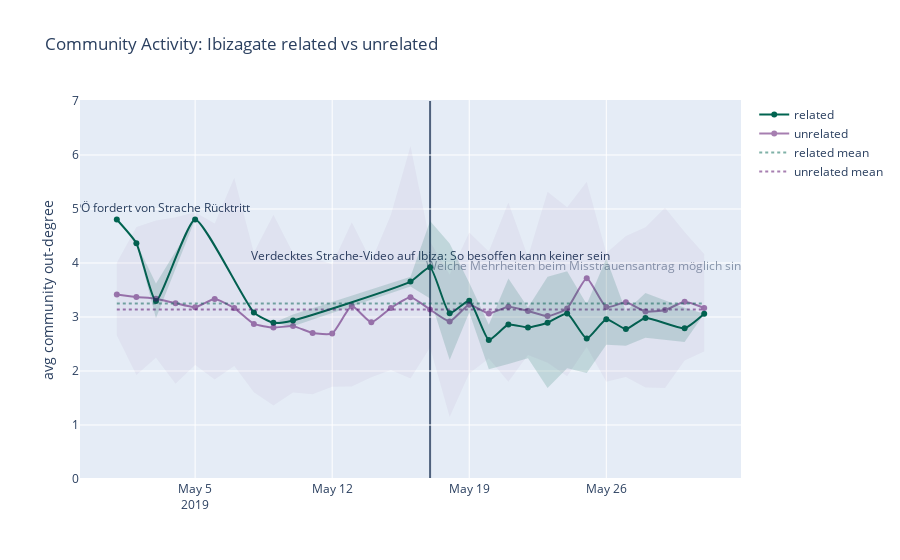

Notebook code for this chart:
### Code cell
# visualize
x = list(grouped_viz_df.index)
y = list(grouped_viz_df['mean'])
ix = list(grouped_irr_df.index)
iy = list(grouped_irr_df['mean'])

y_lower = list(grouped_viz_df['min'])
y_upper = list(grouped_viz_df['max'])
iy_lower = list(grouped_irr_df['min'])
iy_upper = list(grouped_irr_df['max'])


fig = go.Figure([
    # means
    go.Scatter(
        x=x,
        y=y,
        line=dict(color='rgb(0,100,80)', shape='spline', smoothing=0.5),
        mode='lines+markers+text',
        name='related',
        text=rel_titles
    ),
    go.Scatter(
        x=ix,
        y=iy,
        line=dict(color='rgb(80,0,100)', shape='spline', smoothing=0.5),
        mode='lines+markers+text',
        name='unrelated',
        opacity=0.5,
        text=irr_titles
    ),
    
    # means
    go.Scatter(
        x=x,
        y=[np.mean(y)] * len(x),
        line=dict(color='rgb(0,100,80)', dash='dot'),
        mode='lines',
        name='related mean',
        opacity=0.5,
    ),
    go.Scatter(
        x=x,
        y=[np.mean(iy)] * len(x),
        line=dict(color='rgb(80,0,100)', dash='dot'),
        mode='lines',
        name='unrelated mean',
        opacity=0.5
    ),
    
    # min/max bands
    go.Scatter(
        x=x+x[::-1], # x, then x reversed
        y=y_upper+y_lower[::-1], # upper, then lower reversed
        fill='toself',
        fillcolor='rgba(0,100,80,0.2)',
        line=dict(color='rgba(255,255,255,0)'),
        hoverinfo='skip',
        showlegend=False,
        opacity=0.8
    ),
    go.Scatter(
        x=ix+ix[::-1], # x, then x reversed
        y=iy_upper+iy_lower[::-1], # upper, then lower reversed
        fill='toself',
        fillcolor='rgba(80,0,100,0.2)',
        line=dict(color='rgba(255,255,255,0)'),
        hoverinfo='skip',
        showlegend=False,
        opacity=0.2
    )
])

fig.update_layout(
    yaxis_title='avg community out-degree',
    title='Community Activity: Ibizagate related vs unrelated',
)

fig.add_shape(
    x0="2019-05-17", x1="2019-05-17", y0=0, y1=7,
    fillcolor="LightSalmon", 
    opacity=0.8,
    layer="below", 
    line_width=2
)

fig.update_traces(textposition='top center')

fig.show()

### Figure 1 — Plotly figure (JSON) as saved in the notebook; plotly's stock layout.template omitted (floating-point values rounded to 4 significant figures)
{"data": [{"line": {"color": "rgb(0,100,80)", "shape": "spline", "smoothing": 0.5}, "mode": "lines+markers+text", "name": "related", "text": ["1. Mai in Wien: SPÖ fordert von Strache Rücktritt", " ", " ", " ", " ", " ", " ", " ", "Verdecktes Strache-Video auf Ibiza: So besoffen kann keiner sein", " ", " ", " ", " ", " ", " ", " ", " ", " ", " ", " ", " ", " "], "textposition": "top center", "type": "scatter", "x": ["2019-05-01", "2019-05-02", "2019-05-03", "2019-05-05", "2019-05-08", "2019-05-09", "2019-05-10", "2019-05-16", "2019-05-17", "2019-05-18", "2019-05-19", "2019-05-20", "2019-05-21", "2019-05-22", "2019-05-23", "2019-05-24", "2019-05-25", "2019-05-26", "2019-05-27", "2019-05-28", "2019-05-30", "2019-05-31"], "y": [4.806, 4.367, 3.298, 4.807, 3.084, 2.892, 2.937, 3.656, 3.919, 3.069, 3.301, 2.576, 2.861, 2.806, 2.894, 3.065, 2.601, 2.959, 2.777, 2.983, 2.793, 3.061]}, {"line": {"color": "rgb(80,0,100)", "shape": "spline", "smoothing": 0.5}, "mode": "lines+markers+text", "name": "unrelated", "opacity": 0.5, "text": [" ", " ", " ", " ", " ", " ", " ", " ", " ", " ", " ", " ", " ", " ", " ", " ", " ", " ", " ", " ", " ", " ", " ", " ", "Welche Mehrheiten beim Misstrauensantrag möglich sind", " ", " ", " ", " ", " ", " "], "textposition": "top center", "type": "scatter", "x": ["2019-05-01", "2019-05-02", "2019-05-03", "2019-05-04", "2019-05-05", "2019-05-06", "2019-05-07", "2019-05-08", "2019-05-09", "2019-05-10", "2019-05-11", "2019-05-12", "2019-05-13", "2019-05-14", "2019-05-15", "2019-05-16", "2019-05-17", "2019-05-18", "2019-05-19", "2019-05-20", "2019-05-21", "2019-05-22", "2019-05-23", "2019-05-24", "2019-05-25", "2019-05-26", "2019-05-27", "2019-05-28", "2019-05-29", "2019-05-30", "2019-05-31"], "y": [3.416, 3.37, 3.34, 3.255, 3.182, 3.334, 3.165, 2.872, 2.804, 2.831, 2.703, 2.695, 3.202, 2.902, 3.167, 3.366, 3.137, 2.918, 3.227, 3.066, 3.191, 3.113, 3.017, 3.159, 3.719, 3.183, 3.271, 3.101, 3.128, 3.283, 3.167]}, {"line": {"color": "rgb(0,100,80)", "dash": "dot"}, "mode": "lines", "name": "related mean", "opacity": 0.5, "textposition": "top center", "type": "scatter", "x": ["2019-05-01", "2019-05-02", "2019-05-03", "2019-05-05", "2019-05-08", "2019-05-09", "2019-05-10", "2019-05-16", "2019-05-17", "2019-05-18", "2019-05-19", "2019-05-20", "2019-05-21", "2019-05-22", "2019-05-23", "2019-05-24", "2019-05-25", "2019-05-26", "2019-05-27", "2019-05-28", "2019-05-30", "2019-05-31"], "y": [3.251, 3.251, 3.251, 3.251, 3.251, 3.251, 3.251, 3.251, 3.251, 3.251, 3.251, 3.251, 3.251, 3.251, 3.251, 3.251, 3.251, 3.251, 3.251, 3.251, 3.251, 3.251]}, {"line": {"color": "rgb(80,0,100)", "dash": "dot"}, "mode": "lines", "name": "unrelated mean", "opacity": 0.5, "textposition": "top center", "type": "scatter", "x": ["2019-05-01", "2019-05-02", "2019-05-03", "2019-05-05", "2019-05-08", "2019-05-09", "2019-05-10", "2019-05-16", "2019-05-17", "2019-05-18", "2019-05-19", "2019-05-20", "2019-05-21", "2019-05-22", "2019-05-23", "2019-05-24", "2019-05-25", "2019-05-26", "2019-05-27", "2019-05-28", "2019-05-30", "2019-05-31"], "y": [3.138, 3.138, 3.138, 3.138, 3.138, 3.138, 3.138, 3.138, 3.138, 3.138, 3.138, 3.138, 3.138, 3.138, 3.138, 3.138, 3.138, 3.138, 3.138, 3.138, 3.138, 3.138]}, {"fill": "toself", "fillcolor": "rgba(0,100,80,0.2)", "hoverinfo": "skip", "line": {"color": "rgba(255,255,255,0)"}, "opacity": 0.8, "showlegend": false, "textposition": "top center", "type": "scatter", "x": ["2019-05-01", "2019-05-02", "2019-05-03", "2019-05-05", "2019-05-08", "2019-05-09", "2019-05-10", "2019-05-16", "2019-05-17", "2019-05-18", "2019-05-19", "2019-05-20", "2019-05-21", "2019-05-22", "2019-05-23", "2019-05-24", "2019-05-25", "2019-05-26", "2019-05-27", "2019-05-28", "2019-05-30", "2019-05-31", "2019-05-31", "2019-05-30", "2019-05-28", "2019-05-27", "2019-05-26", "2019-05-25", "2019-05-24", "2019-05-23", "2019-05-22", "2019-05-21", "2019-05-20", "2019-05-19", "2019-05-18", "2019-05-17", "2019-05-16", "2019-05-10", "2019-05-09", "2019-05-08", "2019-05-05", "2019-05-03", "2019-05-02", "2019-05-01"], "y": [4.806, 4.367, 3.62, 4.807, 3.084, 2.892, 3.045, 3.746, 4.778, 4.36, 3.635, 2.858, 3.712, 3.174, 3.745, 3.846, 3.236, 4.084, 3.104, 3.446, 3.173, 3.061, 3.061, 2.535, 2.615, 2.467, 2.488, 1.965, 2.051, 1.686, 2.237, 2.131, 2.031, 3.083, 2.202, 3.343, 3.565, 2.828, 2.892, 3.084, 4.807, 2.977, 4.367, 4.806]}, {"fill": "toself", "fillcolor": "rgba(80,0,100,0.2)", "hoverinfo": "skip", "line": {"color": "rgba(255,255,255,0)"}, "opacity": 0.2, "showlegend": false, "textposition": "top center", "type": "scatter", "x": ["2019-05-01", "2019-05-02", "2019-05-03", "2019-05-04", "2019-05-05", "2019-05-06", "2019-05-07", "2019-05-08", "2019-05-09", "2019-05-10", "2019-05-11", "2019-05-12", "2019-05-13", "2019-05-14", "2019-05-15", "2019-05-16", "2019-05-17", "2019-05-18", "2019-05-19", "2019-05-20", "2019-05-21", "2019-05-22", "2019-05-23", "2019-05-24", "2019-05-25", "2019-05-26", "2019-05-27", "2019-05-28", "2019-05-29", "2019-05-30", "2019-05-31", "2019-05-31", "2019-05-30", "2019-05-29", "2019-05-28", "2019-05-27", "2019-05-26", "2019-05-25", "2019-05-24", "2019-05-23", "2019-05-22", "2019-05-21", "2019-05-20", "2019-05-19", "2019-05-18", "2019-05-17", "2019-05-16", "2019-05-15", "2019-05-14", "2019-05-13", "2019-05-12", "2019-05-11", "2019-05-10", "2019-05-09", "2019-05-08", "2019-05-07", "2019-05-06", "2019-05-05", "2019-05-04", "2019-05-03", "2019-05-02", "2019-05-01"], "y": [4.006, 4.669, 4.786, 4.845, 4.942, 4.732, 5.581, 4.193, 4.891, 4.186, 4.095, 3.979, 4.752, 4.036, 4.892, 6.168, 4.394, 3.785, 4.567, 4.215, 5.12, 4.116, 5.322, 5.033, 5.505, 4.186, 4.499, 4.663, 5.024, 4.576, 4.167, 2.363, 2.196, 1.688, 1.696, 1.891, 1.801, 2.444, 1.905, 2.152, 2.297, 1.8, 2.231, 1.953, 1.148, 2.433, 1.862, 2.019, 1.883, 1.713, 1.706, 1.571, 1.604, 1.36, 1.604, 2.093, 1.843, 2.11, 1.765, 2.244, 1.927, 2.659]}], "layout": {"shapes": [{"fillcolor": "LightSalmon", "layer": "below", "line": {"width": 2}, "opacity": 0.8, "x0": "2019-05-17", "x1": "2019-05-17", "y0": 0, "y1": 7}], "title": {"text": "Community Activity: Ibizagate related vs unrelated"}, "yaxis": {"title": {"text": "avg community out-degree"}}}}
